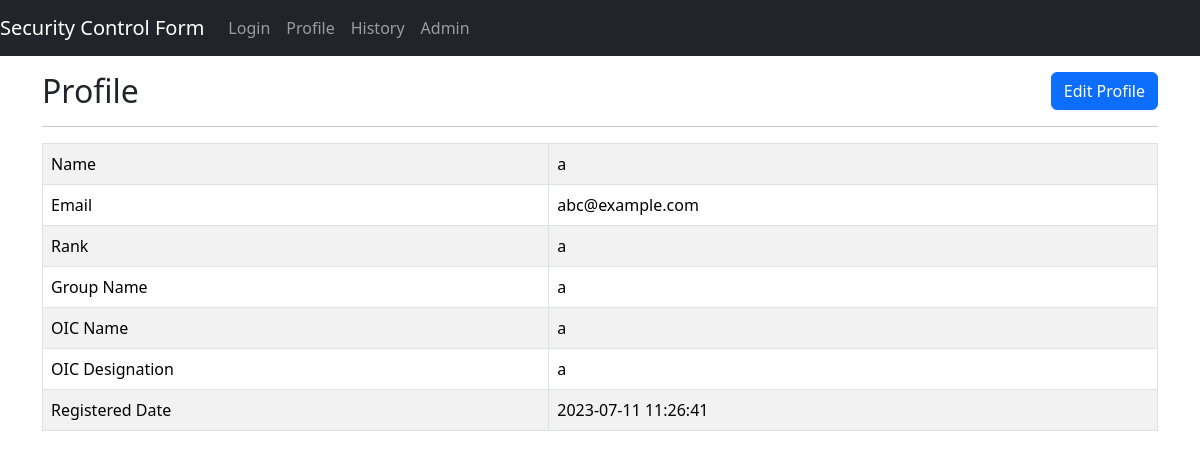
The app's page /profile.php (signed in) with its own data.
### tables this page shows
CREATE TABLE `user` (
  `userid` varchar(255) NOT NULL,
  `password` varchar(255) NOT NULL,
  `name` varchar(30) NOT NULL,
  `rank` varchar(30) NOT NULL,
  `groupname` varchar(30) NOT NULL,
  `oicname` varchar(30) NOT NULL,
  `oicdesign` varchar(30) NOT NULL,
  `admin` varchar(25) NOT NULL,
  `filled_at` datetime NOT NULL DEFAULT current_timestamp()
);

### profile.php (the view, shortened to what this page needs)
<?php
$UserID=$_SESSION["userID"];
require_once "config.php";
$sql="SELECT * FROM user WHERE userid='$UserID'";
$result=mysqli_query($conn,$sql);
$arr=mysqli_fetch_array($result,MYSQLI_ASSOC);
?>
<!DOCTYPE html>
<html lang="en">
<head>
    <link rel="stylesheet" href="css/bootstrap.min.css">
</head>
<body>
    <nav class="navbar navbar-expand-lg navbar-dark bg-dark">
  <a class="navbar-brand" href="index.php">Security Control Form</a>
  <div class="collapse navbar-collapse" id="navbarSupportedContent">
    <ul class="navbar-nav mr-auto">
      <li class="nav-item active">
        <a class="nav-link" href="logout.php">Login</a>
      </li>
      <li class="nav-item">
        <a class="nav-link" href="profile.php">Profile</a>
      </li>
      <li class="nav-item">
        <a class="nav-link" href="history.php">History</a>
      </li>
      <li class="nav-item">
        <a class="nav-link" href="admin.php">Admin</a>
      </li>
    </ul>
  </div>
</nav>
    <div class="container mt-3">
    <form action="profile.php" method="post">
    <button id="edit" class="btn btn-primary" name="edit">Edit Profile</button>
        <h2>Profile</h2>
        <hr>
        <table class="table table-striped table-bordered">
  <tbody>
    <tr>
      <td>Name</td>
      <td><?php echo $arr["name"]; ?></td>
    </tr>
    <tr>
      <td>Email </td>
      <td><?php echo $arr["userid"]; ?></td>
    </tr>
    <tr>
      <td>Rank</td>
      <td><?php echo $arr["rank"]; ?></td>
    </tr>
    <tr>
      <td>Group Name</td>
      <td><?php echo $arr["groupname"]; ?></td>
    </tr>
    <tr>
      <td>OIC Name</td>
      <td><?php echo $arr["oicname"]; ?></td>
    </tr>
    <tr>
      <td>OIC Designation</td>
      <td><?php echo $arr["oicdesign"]; ?></td>
    </tr>
    <tr>
      <td>Registered Date</td>
      <td><?php echo $arr["filled_at"]; ?></td>
    </tr>
  </tbody>
</table>
</form>
</div>
</body>
</html>

### profile.php (style rules this page uses)
#edit { float:right; }

### records on screen
user: name "a", userid "abc@example.com", rank "a", groupname "a", oicname "a", oicdesign "a", filled_at "2023-07-11 11:26:41"
